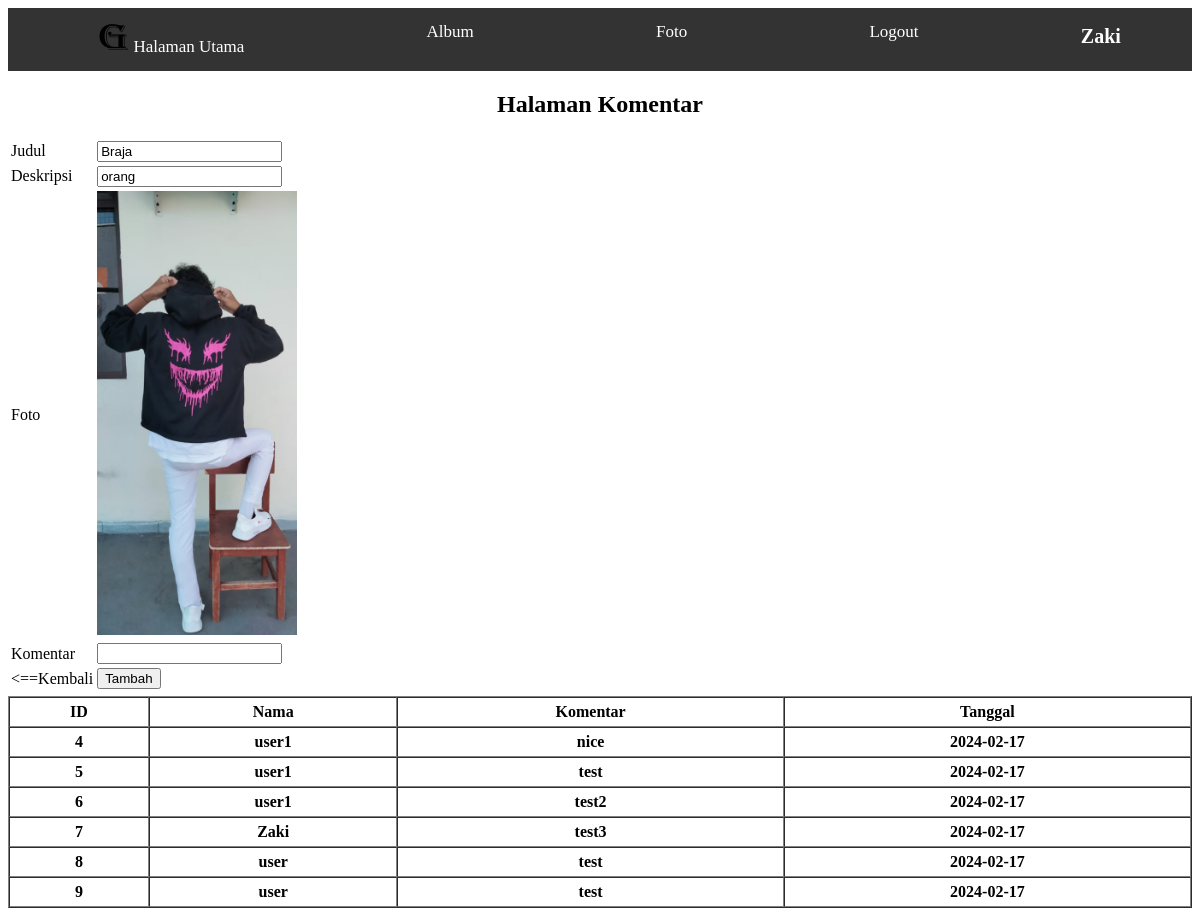
Screenshot of /komentar.php?foto_id=10 (signed in) with the database file from the repository.
### tables this page shows
CREATE TABLE `foto` (
  `foto_id` int(11) NOT NULL,
  `judul_foto` varchar(255) NOT NULL,
  `deskripsi_foto` text NOT NULL,
  `tanggal_unggah` date NOT NULL,
  `lokasifile` varchar(255) NOT NULL,
  `album_id` int(11) NOT NULL,
  `user_id` int(11) NOT NULL
);

CREATE TABLE `komentar_foto` (
  `komentar_id` int(11) NOT NULL,
  `foto_id` int(11) NOT NULL,
  `user_id` int(11) NOT NULL,
  `isi_komentar` text NOT NULL,
  `tanggal_komentar` date NOT NULL
);

CREATE TABLE `user` (
  `user_id` int(11) NOT NULL,
  `username` varchar(255) NOT NULL,
  `password` varchar(255) NOT NULL,
  `email` varchar(255) NOT NULL,
  `nama_lengkap` varchar(255) NOT NULL,
  `alamat` text NOT NULL
);

### komentar.php (the view, shortened to what this page needs)
<?php
include "koneksi.php";
$foto_id=$_GET['foto_id'];
$query = mysqli_query($koneksi, "SELECT * FROM foto WHERE foto_id='$foto_id'");
?>
<!DOCTYPE html>
<html lang="en">
<head>
</head>
<body>
    <?php include"navbar.php"?>
    <center><h2>Halaman Komentar</h2></center>
    <form action="tambah_komentar.php" method="post">
        <?php
        while($data=mysqli_fetch_array($query)){
            ?>
            <table>
                <tr>
                    <td>Judul</td>
                    <td><input type="text" name="judul_foto" value="<?=$data['judul_foto']?>" readonly></td>
                </tr>
                <tr>
                    <td>Deskripsi</td>
                    <td><input type="text" name="deskripsi_foto" value="<?=$data['deskripsi_foto']?>" readonly></td>
                </tr>
                <tr>
                    <td>Foto</td>
                    <td><img src="gambar/<?=$data['lokasifile']?>" width="200px" ></td>
                </tr>
                <tr>
                    <td>Komentar</td>
                    <td><input type="text" name="isi_komentar" required></td>
                </tr>
                <tr>
                    <td><a class="back" href="index.php"><==Kembali</a></td>
                    <td><input type="submit" value="Tambah"></td>
                </tr>
                <tr>
                    <td></td>
                </tr>
            </table>
        <?php
        }
        ?>
    </form>
    <table width="100%" border="1" cellpadding=5 cellspacing=0>
        <tr>
            <th>ID</th>
            <th>Nama</th>
            <th>Komentar</th>
            <th>Tanggal</th>
        </tr>
        <?php
        $komentar = mysqli_query($koneksi, "SELECT * FROM komentar_foto, user WHERE komentar_foto.user_id=user.user_id ");
        while($data=mysqli_fetch_array($komentar)){
            ?>
            <tr>
                <th><?=$data['komentar_id']?></th>
                <th><?=$data['nama_lengkap']?></th>
                <th><?=$data['isi_komentar']?></th>
                <th><?=$data['tanggal_komentar']?></th>
            </tr>
        <?php
        }
        ?>
    </table>
</body>
</html>

### komentar.php (style rules this page uses)
.back { text-decoration: none; color: black; }

### rows the page displays
foto: judul_foto "Braja", deskripsi_foto "orang", lokasifile (picture)
komentar_foto: komentar_id "4", user.nama_lengkap "user1", isi_komentar "nice", tanggal_komentar "2024-02-17"
komentar_foto: komentar_id "5", user.nama_lengkap "user1", isi_komentar "test", tanggal_komentar "2024-02-17"
komentar_foto: komentar_id "6", user.nama_lengkap "user1", isi_komentar "test2", tanggal_komentar "2024-02-17"
komentar_foto: komentar_id "7", user.nama_lengkap "Zaki", isi_komentar "test3", tanggal_komentar "2024-02-17"
komentar_foto: komentar_id "8", user.nama_lengkap "user", isi_komentar "test", tanggal_komentar "2024-02-17"
komentar_foto: komentar_id "9", user.nama_lengkap "user", isi_komentar "test", tanggal_komentar "2024-02-17"

### other values shown
$_SESSION['nama_lengkap'] "Zaki"
